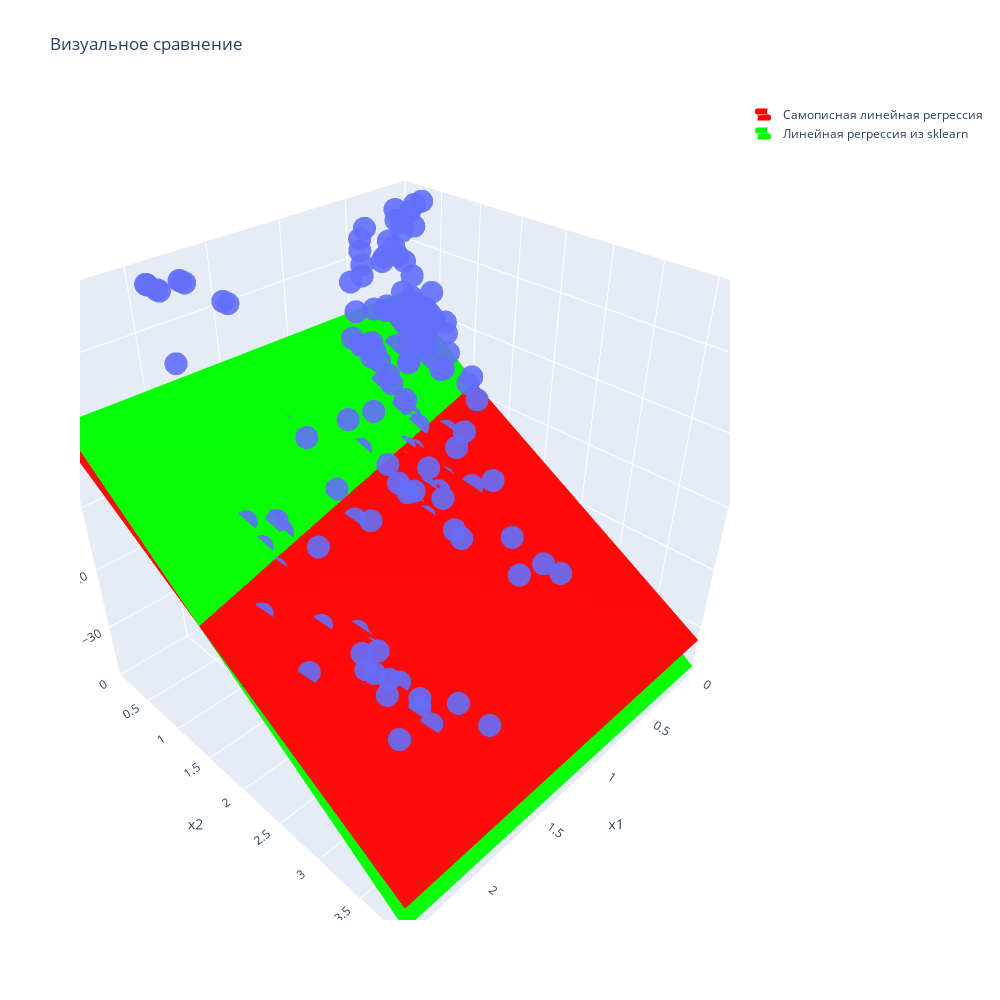

Write notebook code for a chart like this one.
### Markdown cell above
По какой-то причине реализация линейной регрессии из `sklearn` имеет меньшее значение ошибки, чем ваша. Построим графики предсказанных плоскостей:

### Code cell
import plotly.graph_objects as go
import pandas as pd
import plotly.express as px

xs = np.linspace(0, 4, 10)
ys = np.linspace(0, 4, 10)
df = pd.DataFrame(
    np.concatenate((x_n[:, 0, None], x_n[:, 1, None], y_n[:, None]), axis=1),
    columns=['x1', 'x2', 'y'],
)

xn, yn = np.meshgrid(xs, ys)
zn_ours = xn * w_grad[0] + yn * w_grad[1]
sklearn_input = np.concatenate([xn.flatten()[:,None], yn.flatten()[:,None]], axis=-1)
zn_sklearn = sklearn_model.predict(sklearn_input).reshape((10, 10))
fig = px.scatter_3d(
    df, x='x1', y='x2', z='y', opacity=0.9, width=1000, height=1000, range_x=(0, 2.5), range_y=(0, 4),
    title='Визуальное сравнение',
)
fig.add_trace(
    go.Surface(
        x=xs, y=ys, z=zn_ours, showscale=False, opacity=1, name='Самописная линейная регрессия',
        colorscale = [[0, 'rgb(255,0,0)'], [1, 'rgb(255,0,0)']], showlegend=True))
fig.add_trace(
    go.Surface(
        x=xs, y=ys, z=zn_sklearn, showscale=False, opacity=1, name='Линейная регрессия из sklearn',
        colorscale = [[0, 'rgb(0,255,0)'], [1, 'rgb(0,255,0)']], showlegend=True))
fig.show()

### Figure 1 — Plotly figure (JSON) as saved in the notebook; plotly's stock layout.template omitted (floating-point values rounded to 4 significant figures; data arrays with more than 128 entries replaced by an {"elided": "..."} marker saying what was removed)
{"data": [{"hovertemplate": "x1=%{x}<br>x2=%{y}<br>y=%{z}<extra></extra>", "legendgroup": "", "marker": {"color": "#636efa", "opacity": 0.9, "symbol": "circle"}, "mode": "markers", "name": "", "scene": "scene", "showlegend": false, "type": "scatter3d", "x": {"elided": "406 float values"}, "y": {"elided": "406 float values"}, "z": {"elided": "406 float values"}}, {"colorscale": [[0, "rgb(255,0,0)"], [1, "rgb(255,0,0)"]], "name": "Самописная линейная регрессия", "opacity": 1, "showlegend": true, "showscale": false, "type": "surface", "x": [0, 0.4444, 0.8889, 1.333, 1.778, 2.222, 2.667, 3.111, 3.556, 4], "y": [0, 0.4444, 0.8889, 1.333, 1.778, 2.222, 2.667, 3.111, 3.556, 4], "z": [[0, -0.1218, -0.2436, -0.3653, -0.4871, -0.6089, -0.7307, -0.8524, -0.9742, -1.096], [-3.596, -3.718, -3.84, -3.961, -4.083, -4.205, -4.327, -4.449, -4.57, -4.692], [-7.192, -7.314, -7.436, -7.558, -7.679, -7.801, -7.923, -8.045, -8.166, -8.288], [-10.79, -10.91, -11.03, -11.15, -11.28, -11.4, -11.52, -11.64, -11.76, -11.88], [-14.38, -14.51, -14.63, -14.75, -14.87, -14.99, -15.12, -15.24, -15.36, -15.48], [-17.98, -18.1, -18.22, -18.35, -18.47, -18.59, -18.71, -18.83, -18.95, -19.08], [-21.58, -21.7, -21.82, -21.94, -22.06, -22.19, -22.31, -22.43, -22.55, -22.67], [-25.17, -25.29, -25.42, -25.54, -25.66, -25.78, -25.9, -26.03, -26.15, -26.27], [-28.77, -28.89, -29.01, -29.13, -29.26, -29.38, -29.5, -29.62, -29.74, -29.87], [-32.37, -32.49, -32.61, -32.73, -32.85, -32.97, -33.1, -33.22, -33.34, -33.46]]}, {"colorscale": [[0, "rgb(0,255,0)"], [1, "rgb(0,255,0)"]], "name": "Линейная регрессия из sklearn", "opacity": 1, "showlegend": true, "showscale": false, "type": "surface", "x": [0, 0.4444, 0.8889, 1.333, 1.778, 2.222, 2.667, 3.111, 3.556, 4], "y": [0, 0.4444, 0.8889, 1.333, 1.778, 2.222, 2.667, 3.111, 3.556, 4], "z": [[1.714, 1.787, 1.861, 1.934, 2.008, 2.081, 2.154, 2.228, 2.301, 2.374], [-2.621, -2.548, -2.474, -2.401, -2.328, -2.254, -2.181, -2.107, -2.034, -1.961], [-6.956, -6.883, -6.809, -6.736, -6.663, -6.589, -6.516, -6.443, -6.369, -6.296], [-11.29, -11.22, -11.14, -11.07, -11.0, -10.92, -10.85, -10.78, -10.7, -10.63], [-15.63, -15.55, -15.48, -15.41, -15.33, -15.26, -15.19, -15.11, -15.04, -14.97], [-19.96, -19.89, -19.81, -19.74, -19.67, -19.59, -19.52, -19.45, -19.37, -19.3], [-24.3, -24.22, -24.15, -24.08, -24.0, -23.93, -23.86, -23.78, -23.71, -23.64], [-28.63, -28.56, -28.48, -28.41, -28.34, -28.26, -28.19, -28.12, -28.04, -27.97], [-32.97, -32.89, -32.82, -32.75, -32.67, -32.6, -32.53, -32.45, -32.38, -32.31], [-37.3, -37.23, -37.16, -37.08, -37.01, -36.94, -36.86, -36.79, -36.71, -36.64]]}], "layout": {"height": 1000, "legend": {"tracegroupgap": 0}, "scene": {"domain": {"x": [0, 1], "y": [0, 1]}, "xaxis": {"range": [0, 2.5], "title": {"text": "x1"}}, "yaxis": {"range": [0, 4], "title": {"text": "x2"}}, "zaxis": {"title": {"text": "y"}}}, "title": {"text": "Визуальное сравнение"}, "width": 1000}}
